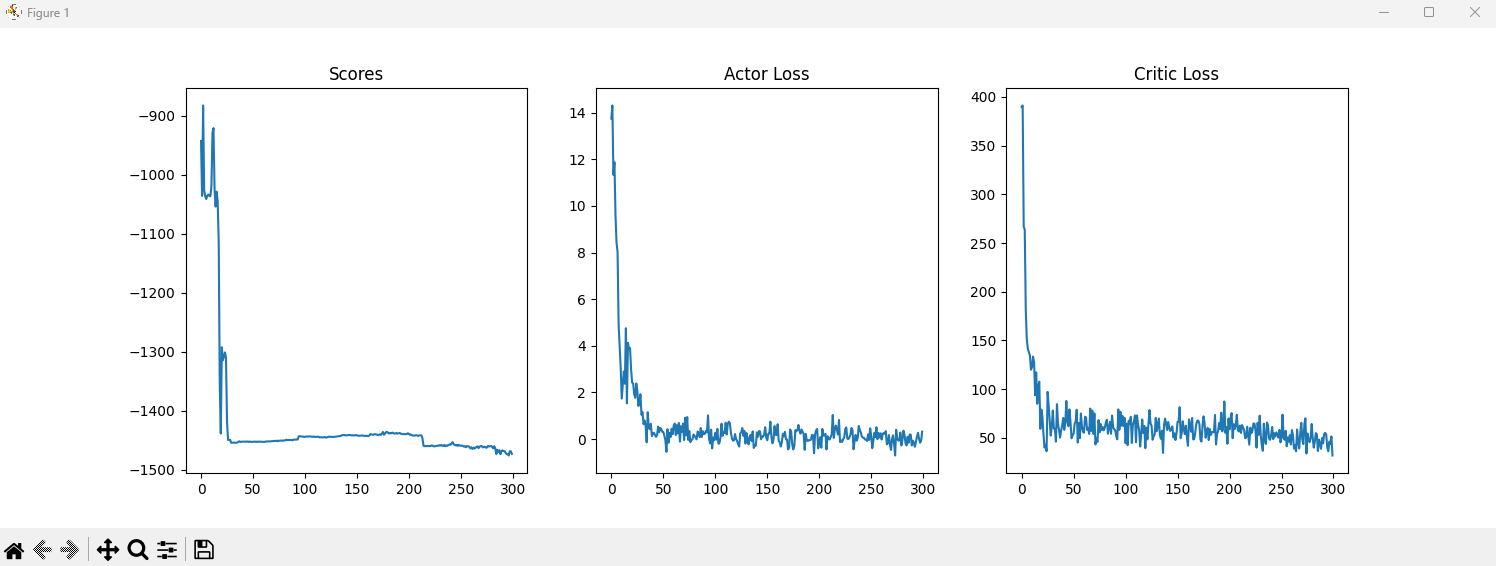

Recreate this plot in Python.
import random
import csv
import os
from collections import deque
from typing import List, Tuple, Deque

import gymnasium as gym
import numpy as np
import torch
import torch.nn as nn
import torch.nn.functional as F
import torch.optim as optim
from torch.distributions import Normal
import matplotlib.pyplot as plt

"""## Set random seed"""
def seed_torch(seed):
    torch.manual_seed(seed)
    if torch.backends.cudnn.enabled:
        torch.backends.cudnn.benchmark = False
        torch.backends.cudnn.deterministic = True

seed = 777
random.seed(seed)
np.random.seed(seed)
seed_torch(seed)


def initialize_uniformly(layer: nn.Linear, init_w: float = 3e-3) -> nn.Linear:
    layer.weight.data.uniform_(-init_w, init_w)
    layer.bias.data.uniform_(-init_w, init_w)
    return layer


class Actor(nn.Module):
    def __init__(self, state_size: int, action_size: int,
                 log_std_min: int = -20, log_std_max: int = 0):
        super(Actor, self).__init__()
        self.log_std_min = log_std_min
        self.log_std_max = log_std_max

        self.hidden = nn.Linear(state_size, 128)
        self.mu_layer = initialize_uniformly(nn.Linear(128, action_size))
        self.log_std_layer = initialize_uniformly(nn.Linear(128, action_size))

    def forward(self, state: torch.Tensor):
        x = F.relu(self.hidden(state))
        mu = torch.tanh(self.mu_layer(x))
        log_std = torch.tanh(self.log_std_layer(x))
        log_std = self.log_std_min + 0.5 * (self.log_std_max - self.log_std_min) * (log_std + 1)
        std = torch.exp(log_std)
        dist = Normal(mu, std)
        action = dist.sample()
        return action, dist


class CriticV(nn.Module):
    def __init__(self, state_size: int):
        super(CriticV, self).__init__()
        self.hidden = nn.Linear(state_size, 128)
        self.out = initialize_uniformly(nn.Linear(128, 1))

    def forward(self, state: torch.Tensor):
        value = F.relu(self.hidden(state))
        return self.out(value)


def compute_gae(next_value, rewards, masks, values, gamma, lmbda) -> List:
    values = values + [next_value]
    gae = 0
    returns: Deque[float] = deque()
    for step in reversed(range(len(rewards))):
        delta = rewards[step] + gamma * values[step + 1] * masks[step] - values[step]
        gae = delta + gamma * lmbda * masks[step] * gae
        returns.appendleft(gae + values[step])
    return list(returns)


def ppo_iter(epoch, mini_batch_size, states, actions, values, log_probs, returns, advantages):
    batch_size = states.size(0)
    for _ in range(epoch):
        for _ in range(batch_size // mini_batch_size):
            rand_ids = np.random.choice(batch_size, mini_batch_size)
            yield states[rand_ids, :], actions[rand_ids], values[rand_ids], \
                  log_probs[rand_ids], returns[rand_ids], advantages[rand_ids]


class PPOAgent:
    def __init__(self, env: gym.Env, batch_size: int, gamma: float, tau: float,
                 epsilon: float, epoch: int, rollout_len: int,
                 entropy_weight: float, seed: int = 777):

        self.env = env
        self.state_size = env.observation_space.shape[0]
        self.action_size = env.action_space.shape[0]
        self.gamma = gamma
        self.tau = tau
        self.batch_size = batch_size
        self.epsilon = epsilon
        self.epoch = epoch
        self.rollout_len = rollout_len
        self.entropy_weight = entropy_weight
        self.seed = seed

        self.device = torch.device("cuda" if torch.cuda.is_available() else "cpu")
        print("Using:", self.device)

        self.actor = Actor(self.state_size, self.action_size).to(self.device)
        self.critic = CriticV(self.state_size).to(self.device)

        self.actor_optimizer = optim.Adam(self.actor.parameters(), lr=1e-4)
        self.critic_optimizer = optim.Adam(self.critic.parameters(), lr=1e-3)

        self.states, self.actions, self.rewards = [], [], []
        self.values, self.masks, self.log_probs = [], [], []
        self.is_test = False

    def get_action(self, state: np.ndarray):
        state = torch.FloatTensor(state).to(self.device)
        action, dist = self.actor(state)
        selected_action = dist.mean if self.is_test else action
        if not self.is_test:
            value = self.critic(state)
            self.states.append(state)
            self.actions.append(selected_action)
            self.values.append(value)
            self.log_probs.append(dist.log_prob(selected_action))
        return selected_action.cpu().detach().numpy()

    def step(self, action: np.ndarray):
        next_state, reward, terminated, truncated, _ = self.env.step(action)
        done = terminated or truncated
        next_state = np.reshape(next_state, (1, -1)).astype(np.float64)
        reward = np.reshape(reward, (1, -1)).astype(np.float64)
        done = np.reshape(done, (1, -1))
        if not self.is_test:
            self.rewards.append(torch.FloatTensor(reward).to(self.device))
            self.masks.append(torch.FloatTensor(1 - done).to(self.device))
        return next_state, reward, done

    def train_step(self, next_state: np.ndarray):
        device = self.device
        next_state = torch.FloatTensor(next_state).to(device)
        next_value = self.critic(next_state)

        returns = compute_gae(next_value, self.rewards, self.masks,
                              self.values, self.gamma, self.tau)
        states = torch.cat(self.states).view(-1, self.state_size)
        actions = torch.cat(self.actions)
        returns = torch.cat(returns).detach()
        values = torch.cat(self.values).detach()
        log_probs = torch.cat(self.log_probs).detach()
        advantages = returns - values

        actor_losses, critic_losses = [], []
        for state, action, old_value, old_log_prob, return_, adv in ppo_iter(
            self.epoch, self.batch_size, states, actions,
            values, log_probs, returns, advantages):

            _, dist = self.actor(state)
            log_prob = dist.log_prob(action)
            ratio = (log_prob - old_log_prob).exp()

            surr_loss = ratio * adv
            clipped_surr_loss = torch.clamp(ratio, 1.0 - self.epsilon,
                                            1.0 + self.epsilon) * adv
            entropy = dist.entropy().mean()
            actor_loss = -torch.min(surr_loss, clipped_surr_loss).mean() \
                         - entropy * self.entropy_weight

            curr_Q = self.critic(state)
            critic_loss = (return_ - curr_Q).pow(2).mean()

            self.critic_optimizer.zero_grad()
            critic_loss.backward(retain_graph=True)
            self.critic_optimizer.step()

            self.actor_optimizer.zero_grad()
            actor_loss.backward()
            self.actor_optimizer.step()

            actor_losses.append(actor_loss.item())
            critic_losses.append(critic_loss.item())

        self.states, self.actions, self.rewards = [], [], []
        self.values, self.masks, self.log_probs = [], [], []
        return np.mean(actor_losses), np.mean(critic_losses)


class ActionNormalizer(gym.ActionWrapper):
    def action(self, action: np.ndarray):
        low, high = self.action_space.low, self.action_space.high
        scale_factor = (high - low) / 2
        reloc_factor = high - scale_factor
        action = action * scale_factor + reloc_factor
        return np.clip(action, low, high)

    def reverse_action(self, action: np.ndarray):
        low, high = self.action_space.low, self.action_space.high
        scale_factor = (high - low) / 2
        reloc_factor = high - scale_factor
        action = (action - reloc_factor) / scale_factor
        return np.clip(action, -1.0, 1.0)


# ============ Training ============
env = gym.make("Pendulum-v1", render_mode=None)
env = ActionNormalizer(env)

agent = PPOAgent(env, gamma=0.9, tau=0.8,
                 batch_size=64, epsilon=0.2,
                 epoch=10, rollout_len=2048,
                 entropy_weight=0.005, seed=seed)

max_episodes = 300
log_file = "ppo_training_log.csv"

if os.path.exists(log_file):
    os.remove(log_file)
with open(log_file, "w", newline="") as f:
    writer = csv.writer(f)
    writer.writerow(["Episode", "Reward", "ActorLoss", "CriticLoss"])

scores, actor_losses, critic_losses = [], [], []

for episode in range(1, max_episodes + 1):
    state, _ = env.reset(seed=agent.seed)
    state = np.expand_dims(state, axis=0)
    done = False
    episode_reward = 0

    while not done:
        action = agent.get_action(state)
        next_state, reward, done = agent.step(action)
        state = next_state
        episode_reward += reward[0][0]

    actor_loss, critic_loss = agent.train_step(next_state)
    scores.append(episode_reward)
    actor_losses.append(actor_loss)
    critic_losses.append(critic_loss)

    with open(log_file, "a", newline="") as f:
        writer = csv.writer(f)
        writer.writerow([episode, episode_reward, actor_loss, critic_loss])

    if episode % 50 == 0:
        avg50 = np.mean(scores[-50:])
        print(f"Episode {episode}/{max_episodes}, "
              f"Reward={episode_reward:.2f}, Avg50={avg50:.2f}")

env.close()

# ============ Visualization ============
plt.figure(figsize=(15, 5))
plt.subplot(131)
plt.title("Scores")
plt.plot(scores)

plt.subplot(132)
plt.title("Actor Loss")
plt.plot(actor_losses)

plt.subplot(133)
plt.title("Critic Loss")
plt.plot(critic_losses)

plt.show()
